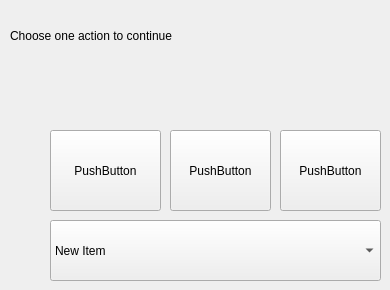
             <widget class="QWidget" name="tab_2">
              <attribute name="title">
               <string>ACTION</string>
              </attribute>
              <widget class="QLabel" name="label">
               <property name="geometry">
                <rect>
                 <x>10</x>
                 <y>10</y>
                 <width>231</width>
                 <height>51</height>
                </rect>
               </property>
               <property name="text">
                <string>Choose one action to continue</string>
               </property>
              </widget>
              <widget class="QPushButton" name="pushButton">
               <property name="geometry">
                <rect>
                 <x>50</x>
                 <y>130</y>
                 <width>111</width>
                 <height>81</height>
                </rect>
               </property>
               <property name="text">
                <string>PushButton</string>
               </property>
              </widget>
              <widget class="QPushButton" name="pushButton_2">
               <property name="geometry">
                <rect>
                 <x>170</x>
                 <y>130</y>
                 <width>101</width>
                 <height>81</height>
                </rect>
               </property>
               <property name="text">
                <string>PushButton</string>
               </property>
              </widget>
              <widget class="QPushButton" name="pushButton_3">
               <property name="geometry">
                <rect>
                 <x>280</x>
                 <y>130</y>
                 <width>101</width>
                 <height>81</height>
                </rect>
               </property>
               <property name="text">
                <string>PushButton</string>
               </property>
              </widget>
              <widget class="QComboBox" name="comboBox">
               <property name="geometry">
                <rect>
                 <x>50</x>
                 <y>220</y>
                 <width>331</width>
                 <height>61</height>
                </rect>
               </property>
               <item>
                <property name="text">
                 <string>New Item</string>
                </property>
               </item>
               <item>
                <property name="text">
                 <string>New Item</string>
                </property>
               </item>
               <item>
                <property name="text">
                 <string>New Item</string>
                </property>
               </item>
              </widget>
             </widget>
